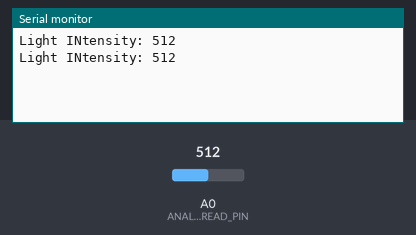
A sketch run on a simulated ESP8266 (NodeMCU). On the bench: the last lines printed to the serial monitor. Inputs (shaded band) come from the test bench; at power-on: A0 (ANALOG_READ_PIN) = 512.

Above: at 1.8 s.
1.9 s: A0 (ANALOG_READ_PIN) set to 716
At 2.8 s:
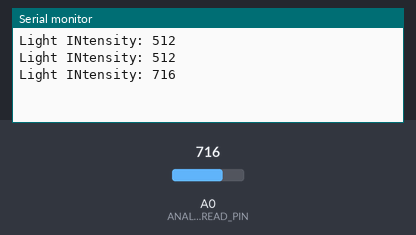
3.4 s: A0 (ANALOG_READ_PIN) set to 900
At 4.8 s:
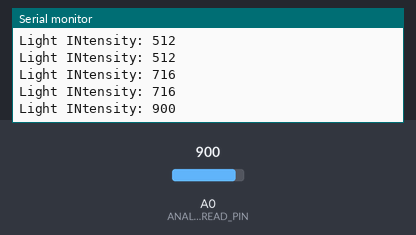
Timing chart, 0 to 6.4 s (numbered marks = the images above; inputs shaded):
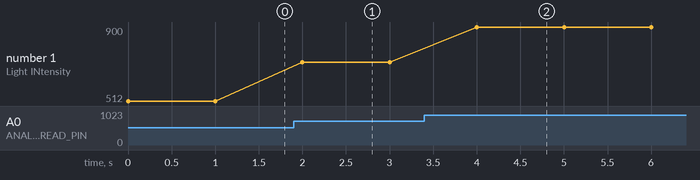

Measured:
- after the input at 1.9 s, the serial monitor: prints a new line after 0.10 s (image 1)
- after the input at 3.4 s, the serial monitor: prints a new line after 0.60 s (image 2)
- plotted number 1: 512 → 716 after the input at 1.9 s, 716 → 900 after the input at 3.4 s

The sketch:

photoresistor_ESP8266.ino
```cpp
/*
  Title:  Interfacing Photocell or LDR into NodeMCU ESP8266
  Description:  Read LDR or Phot0resistor using ESP8266
  Author: donsky
  For:    www.donskytech.com
  Date:   September 20, 2022
*/

#include <Arduino.h>

int sensorVal = 0;
const int ANALOG_READ_PIN = A0;

void setup()
{
  Serial.begin(115200);

}

void loop()
{
  sensorVal = analogRead(ANALOG_READ_PIN);

  // Values from 0-1024
  Serial.printf("Light INtensity: %d \n", sensorVal);
//  Serial.printf(sensorVal);

  delay(1000);
}
```
